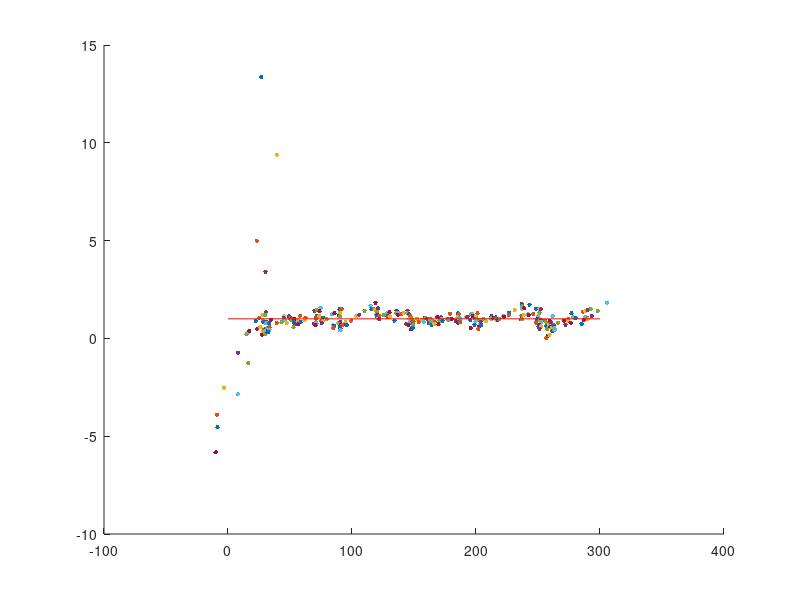

Write the MATLAB code that produced this figure.
num=300;
Z=1:1:num; %观測值  
noise=randn(1,num)*20; %方差为1的高斯噪声  
Z=Z+noise;
  
X=[0; 0]; %状态  
Sigma = [1 0; 0 1]; %状态协方差矩阵  
F=[1 1; 0 1]; %状态转移矩阵  
Q=[0.0001, 0; 0 0.0001]; %状态转移协方差矩阵  
H=[1 0]; %观測矩阵  
R=1; %观測噪声方差  
  
figure;  
hold on;  
  
for i=1:num  
  
  ## predict
  X_ = F*X;
  Sigma_ = F*Sigma*F'+Q;
  
  ## update
  K = Sigma_*H'/(H*Sigma_*H'+R);
  X = X_+K*(Z(i)-H*X_);
  Sigma = (eye(2)-K*H)*Sigma_;
  
  plot(X(1), X(2), '.','MarkerSize',10); %画点，横轴表示位置。纵轴表示速度
end


plot([0,num],[1,1],'r-');